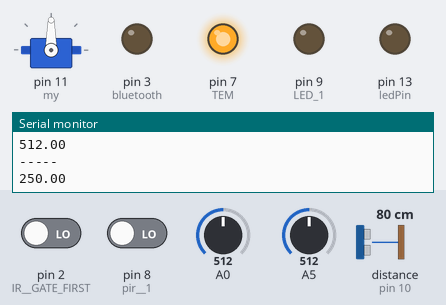
Simulated run of this sketch. Board: Arduino Uno, built with avr-gcc and run on an emulated ATmega328P. Parts: servo, output pins drawn as LEDs (lit = HIGH), the last lines printed to the serial monitor. Wiring (inferred from the names in the program): ultrasonic range finder: trigger pin 12; echo pin 10. Inputs (shaded band) come from the test bench; at power-on: distance to the obstacle (sensor on pin 10) 80 cm, A0 = 512, pin 2 (IR__GATE_FIRST) LOW, pin 8 (pir__1) LOW, A5 = 512. The echo pulse lasts 58.3 µs per cm; pins used as bus, display or sensor lines are not drawn.

Above: at 1.3 s.
1.4 s: distance to the obstacle (sensor on pin 10) set to 12 cm
2.9 s: distance to the obstacle (sensor on pin 10) set to 9 cm
At 3.5 s:
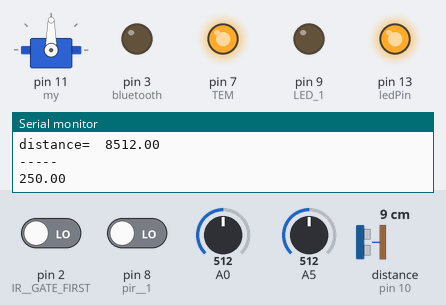
4.5 s: A0 set to 97
6.2 s: A0 set to 85
At 8.2 s:
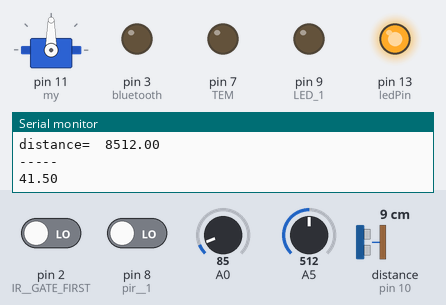
8.5 s: pin 2 (IR__GATE_FIRST) driven HIGH
At 9.7 s:
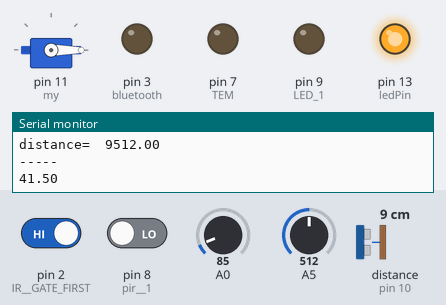
10.0 s: pin 8 (pir__1) driven HIGH
At 11.5 s:
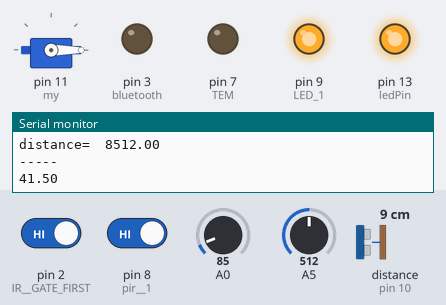
Timing chart, 0 to 13.0 s (numbered marks = the images above; inputs shaded):
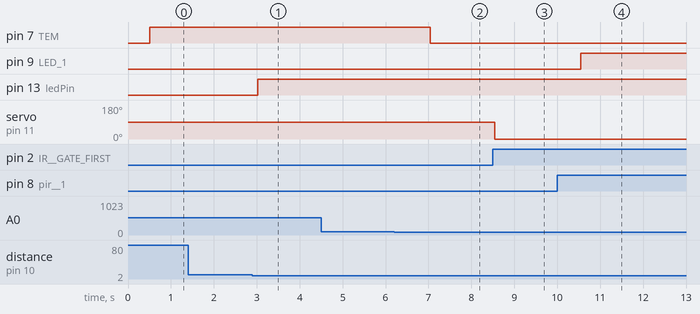

Measured:
- the behaviour switches between 11 and 10 cm on distance to the obstacle (sensor on pin 10) (found by bisection; images 0 and 1)
- the behaviour switches between 91 and 90 on A0 (found by bisection; images 1 and 2)
- after the input at 2.9 s, pin 13 (ledPin): LOW → HIGH after 0.12 s
- after the input at 6.2 s, pin 7 (TEM): HIGH → LOW after 0.84 s
- after the input at 8.5 s, servo on pin 11 (my): 90° → 0° after 0.05 s
- after the input at 10.0 s, pin 9 (LED_1): LOW → HIGH after 0.55 s

The sketch:

home.ino
```cpp
float x,y;             //TEMP
#define trigPin 12     //ULTRA
#define  echoPin 10
int ledPin= 13;
int duration, distance; //ULTRA

#include<Servo.h>     //servo
Servo my;              //servo

char val;                     //bluetooth

void  setup() {
 Serial.begin(9600);
 pinMode(2,INPUT); //IR  GATE FIRST
 pinMode(3,INPUT);
  my.attach(11);     //servo

 pinMode(4, OUTPUT);    //IR GATE FIRST


 pinMode(7,OUTPUT);              //TEM
 pinMode(8,INPUT);            //pir  1
 pinMode(9,OUTPUT);           //LED 1
 // pinMode(10,INPUT);          //pir  2
  //pinMode(11,OUTPUT);             //LED2
 pinMode(trigPin, OUTPUT); //12  PIN  ULTRA
 pinMode(echoPin, INPUT);  //10 PIN ULTRA
 pinMode(ledPin, OUTPUT);  //13 PIN  ULTRA


   pinMode(3,OUTPUT);             //bluetooth
}


void loop() {
 x=analogRead(0);                 //TEMP
  y=((x/1024)*5)*100;
  Serial.println(y);
  delay(500);

  if(y>44)
  {
  digitalWrite(7,1);
  }
  else
  {
  digitalWrite(7,0);
  delay(500);
  }
                                   //TEMP


if(digitalRead(8)==HIGH)                  //pir
 {
  digitalWrite(9,HIGH);
  }
 else
{ digitalWrite(9,LOW);}


  digitalWrite(trigPin, HIGH);           //ULTRA
   delayMicroseconds(10);
   digitalWrite(trigPin, LOW);
   duration = pulseIn(echoPin, HIGH);
   distance  = (duration/2) / 29.1;

  if (distance >= 10 || distance <= 0)
  {
  // Serial.println("no object detected");


   digitalWrite(ledPin,LOW);
   }
  else
  {
  Serial.println("object detected \
");
 Serial.print("distance=  ");

  Serial.print(distance);
   digitalWrite(ledPin,HIGH);
  }                                              //ULTRA
if(digitalRead(2)==HIGH)        //gate first
 {
  my.write(0);          //servo


  }
 else
 {
  my.write(90);             //servo
 }

 analogRead(5);             //ldr
  float a = analogRead(5);
 Serial.println(a);


   if (a <=200) {

    digitalWrite(4,1);
   Serial.println("LDR  is DARK, LED is ON");


   }
  else {

    digitalWrite(4,0);
    Serial.println("-----");


  }                                        //ldr


if (Serial.available())                                       //bluetooth
{
  val = Serial.read();
  Serial.println(val);


  if(val == 'TV')
  digitalWrite(3,HIGH);

  else if(val == 'tv')
  digitalWrite(3,LOW);

  }                                                           //bluetooth


}
```
